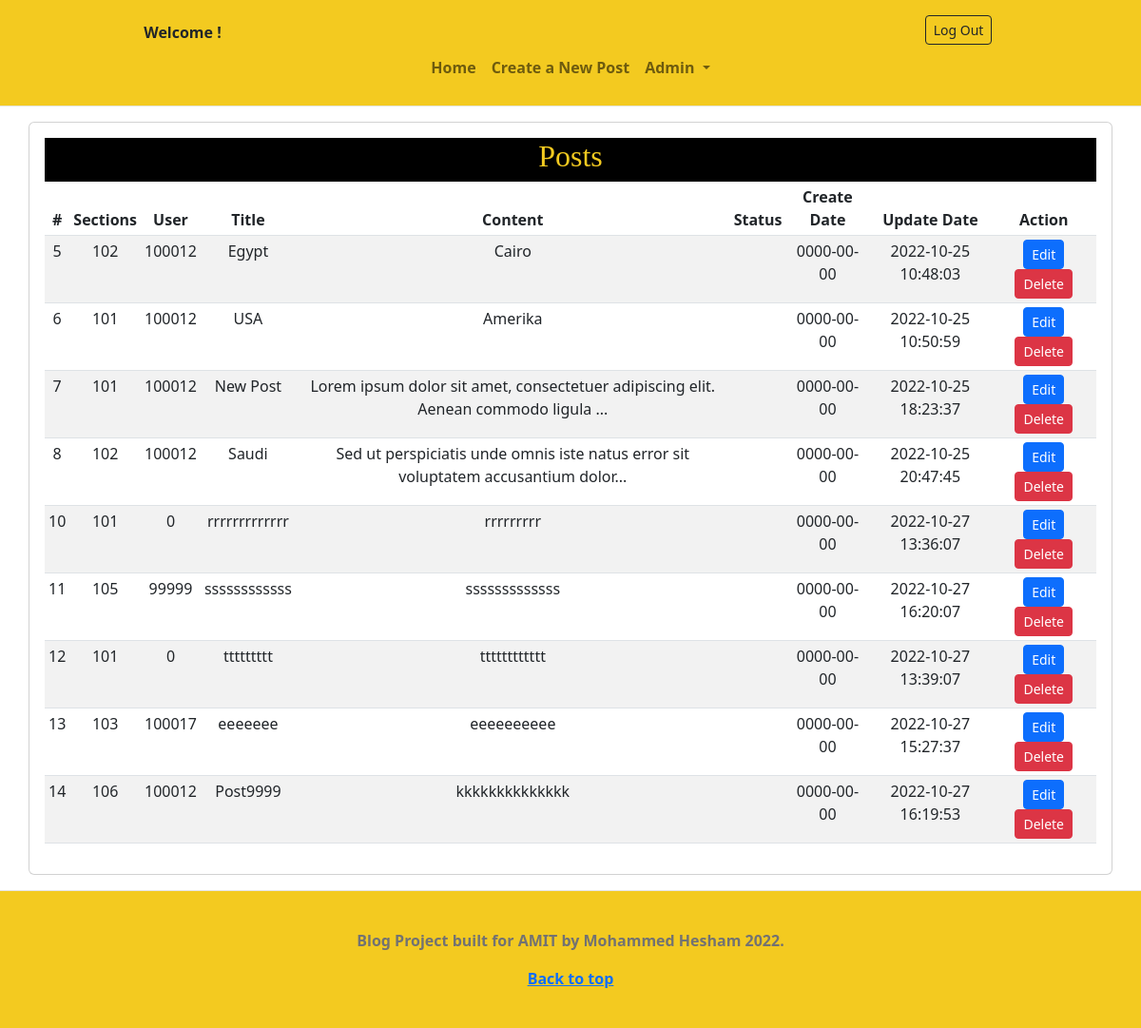
/posts.php, run on the app's committed database.
### tables this page shows
CREATE TABLE `posts` (
  `Post_ID` int(11) NOT NULL,
  `Sections_ID` int(11) NOT NULL,
  `User_ID` int(11) NOT NULL,
  `Create_Date` date NOT NULL,
  `Content` longtext NOT NULL,
  `Status` varchar(50) NOT NULL,
  `Update_Date` datetime NOT NULL DEFAULT current_timestamp() ON UPDATE current_timestamp(),
  `Title` varchar(50) NOT NULL
);

### posts.php (the view, shortened to what this page needs)
<?php
function ellipsis($long_string, $max_character = 80)
{
    $short_string = strlen($long_string) > $max_character ? substr($long_string, 0, $max_character) . "..." : $long_string;
    return $short_string;
}
?>
<?php
    require_once 'config.php';
    require_once 'layout/header.php';
try {
    $sql = "SELECT * FROM posts";
    $stmt = $conn->prepare($sql);
    $stmt->execute();
    $posts = $stmt->setFetchMode(PDO::FETCH_ASSOC);
    $posts = $stmt->fetchAll();
} catch (PDOException $e) {
    echo "Error: " . $e->getMessage();
}
?>
<div class="container card my-3 p-3">
    <div style="color:#f3ca20;background-color:black;text-align:center;">
        <h1 class="h2">Posts</h1>
    </div>
    <div class="table-responsive">
        <table class="table table-striped table-sm" style="text-align: center;">
            <thead>
                <tr>
                    <th scope="col">#</th>
                    <th scope="col">Sections</th>
                    <th scope="col">User</th>
                    <th scope="col">Title</th>
                    <th scope="col">Content</th>
                    <th scope="col">Status</th>
                    <th scope="col">Create Date</th>
                    <th scope="col">Update Date</th>
                    <th scope="col" style="width: 10%;">Action</th>
                </tr>
            </thead>
            <tbody>
                <?php foreach ($posts as $post) : ?>
                    <tr>
                        <td><?= $post['Post_ID'] ?></td>
                        <td><?= $post['Sections_ID'] ?></td>
                        <td><?= $post['User_ID'] ?></td>
                        <td><?= $post['Title'] ?></td>
                        <td><?= ellipsis($post['Content']) ?></td>
                        <td><?= $post['Status'] ?></td>
                        <td><?= $post['Create_Date'] ?></td>
                        <td><?= $post['Update_Date'] ?></td>
                        <td>
                            <a href="http://localhost:8080/FullStack/Backend/post-edit.php?id=<?= $post['Post_ID'] ?>" class="btn btn-sm btn-primary">Edit</a>
                            <button type="button" data-id="<?= $post['Post_ID'] ?>" onclick="deleteClick(this)" class="btn btn-sm btn-danger">Delete</button>
                        </td>
                    </tr>
                <?php endforeach; ?>
            </tbody>
        </table>
    </div>
</div>
<?php require_once 'layout/footer.php' ?>

### blog.css (style rules this page uses)
h1, h2, h3, h4, h5, h6 { font-family: "Playfair Display", Georgia, "Times New Roman", serif; }

### data on the page
posts: Post_ID "5", Sections_ID "102", User_ID "100012", Title "Egypt", Content "Cairo", Create_Date "0000-00-00", Update_Date "2022-10-25 10:48:03"
posts: Post_ID "6", Sections_ID "101", User_ID "100012", Title "USA", Content "Amerika", Create_Date "0000-00-00", Update_Date "2022-10-25 10:50:59"
posts: Post_ID "7", Sections_ID "101", User_ID "100012", Title "New Post", Content "Lorem ipsum dolor sit amet, consectetuer adipiscing elit. Aenean commodo ligula ...", Create_Date "0000-00-00", Update_Date "2022-10-25 18:23:37"
posts: Post_ID "8", Sections_ID "102", User_ID "100012", Title "Saudi", Content "Sed ut perspiciatis unde omnis iste natus error sit voluptatem accusantium dolor...", Create_Date "0000-00-00", Update_Date "2022-10-25 20:47:45"
posts: Post_ID "10", Sections_ID "101", User_ID "0", Title "rrrrrrrrrrrrr", Content "rrrrrrrrr", Create_Date "0000-00-00", Update_Date "2022-10-27 13:36:07"
posts: Post_ID "11", Sections_ID "105", User_ID "99999", Title "ssssssssssss", Content "sssssssssssss", Create_Date "0000-00-00", Update_Date "2022-10-27 16:20:07"
posts: Post_ID "12", Sections_ID "101", User_ID "0", Title "ttttttttt", Content "tttttttttttt", Create_Date "0000-00-00", Update_Date "2022-10-27 13:39:07"
posts: Post_ID "13", Sections_ID "103", User_ID "100017", Title "eeeeeee", Content "eeeeeeeeee", Create_Date "0000-00-00", Update_Date "2022-10-27 15:27:37"
posts: Post_ID "14", Sections_ID "106", User_ID "100012", Title "Post9999", Content "kkkkkkkkkkkkkk", Create_Date "0000-00-00", Update_Date "2022-10-27 16:19:53"
